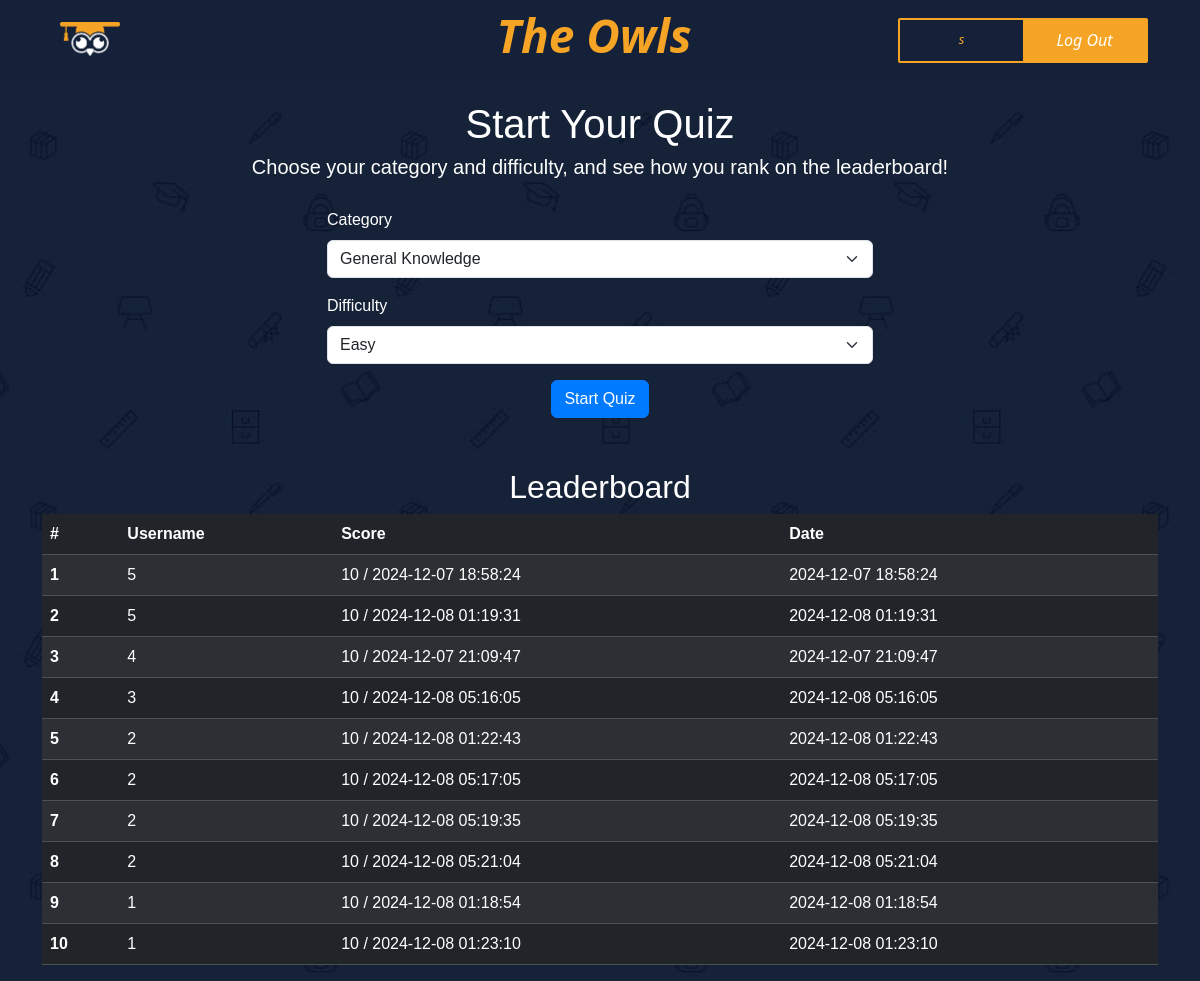
The page /dashboard (signed in) on the database its author committed.
### app.py (models this page shows)
class User(db.Model, UserMixin):
    id = db.Column(db.Integer, primary_key=True)
    username = db.Column(db.String(50), unique=True, nullable=False)
    password = db.Column(db.String(255), nullable=False)
    scores = db.relationship('Score', backref='user', lazy=True)

class Score(db.Model):
    id = db.Column(db.Integer, primary_key=True)
    user_id = db.Column(db.Integer, db.ForeignKey('user.id'), nullable=False)
    score = db.Column(db.Integer, nullable=False)
    total_questions = db.Column(db.Integer, nullable=False)
    date = db.Column(db.DateTime, default=db.func.current_timestamp())

### app.py (the view, shortened to what this page needs)
@app.route('/dashboard', methods=['GET', 'POST'])
@login_required
def dashboard():
    correct_count = session.pop('correct_count', None)
    total_questions = session.pop('total_questions', None)
    session.pop('quiz_questions', None)
    session.pop('current_question_index', None)
    categories = [
        {"id": 9, "name": "General Knowledge"},
        {"id": 10, "name": "Entertainment: Books"},
        {"id": 11, "name": "Entertainment: Film"},
        {"id": 12, "name": "Entertainment: Music"},
        {"id": 17, "name": "Science & Nature"},
        {"id": 18, "name": "Science: Computers"},
        {"id": 21, "name": "Sports"},
        {"id": 23, "name": "History"},
    ]
    difficulties = ["easy", "medium", "hard"]
    try:
        leaderboard = (
            db.session.query(User.username, Score.score, Score.total_questions, Score.date)
                .join(User, User.id == Score.user_id)
                .order_by(Score.score.desc(), Score.date.asc())
                .limit(10)
                .all()
    )
    except Exception as e:
        flash(f"An error occurred while fetching the leaderboard: {e}", "error")
        leaderboard = []
    try:
        user_scores = (
            Score.query.filter_by(user_id=current_user.id)
            .order_by(Score.date.desc())
            .all()
        )
    except Exception as e:
        flash(f"An error occurred while fetching your scores: {e}", "error")
        user_scores = []
    return render_template(
        'dashboard.html',
        categories=categories,
        difficulties=difficulties,
        leaderboard=leaderboard,
        user_scores=user_scores,
        enumerate=enumerate  # Pass enumerate if needed for template logic
    )

### app.py (called while the page is built)
@login_manager.user_loader
def load_user(user_id):
    return User.query.get(int(user_id))

@app.before_request
def before_request():
    if 'user_id' in session:
        user = User.query.get(session['user_id'])
        if user:
            login_user(user)

### templates/dashboard.html (shortened to what this page needs)
<!DOCTYPE html>
<html lang="en">
<head>
    <link href="https://cdn.jsdelivr.net/npm/bootstrap@5.3.2/dist/css/bootstrap.min.css" rel="stylesheet">
    <link rel="stylesheet" href="/static/css/fontawesome.css">
    <link rel="stylesheet" href="/static/css/templatemo-grad-school.css" />
    <link rel="stylesheet" href="/static/css/owl.css" />
    <link rel="stylesheet" href="/static/css/lightbox.css" />
</head>
<body>
    <header class="main-header clearfix" role="header" style="display: flex;flex-direction: row;">
        <div class="Name" style="width: 100%;display: flex;align-items: center;">
            <div class="logo" style="width: 33vw;">
                <a href="{{url_for('start')}}"><img src="/static/images/owl logo.png" alt="" style="width: 60px;"></a>
            </div>
            <h1
                style="width: 33vw; font-style: normal; color: #f5a425;font-style: italic; font-size: 46px; font-weight: 800;font-family: system-ui, -apple-system, BlinkMacSystemFont, 'Segoe UI', Roboto, Oxygen, Ubuntu, Cantarell, 'Open Sans', 'Helvetica Neue', sans-serif;display: flex;align-items: center;justify-content: center;">
                The Owls</h1>
            <div style="display: flex;width: 33vw;flex-direction: row;justify-content: end;align-items: end;">
                <div
                    style="border: #f5a425 solid 2px;display: flex;flex-direction: row;justify-content: center;align-items: center;height: 45px;width: 250px;margin-right: 40px;border-radius: 2px;">
                    <div style="width: 50%;height: 100%;display: flex;justify-content: center;align-items: center;">
                        <p
                            style="font-style: italic; color: #f5a425;margin-top: 13px;font-family: system-ui, -apple-system, BlinkMacSystemFont, 'Segoe UI', Roboto, Oxygen, Ubuntu, Cantarell, 'Open Sans', 'Helvetica Neue', sans-serif">
                            {{ current_user.username }}</p>
                    </div>
                    <div
                        style="width: 50%;background-color: #f5a425;height: 100%;display: flex;justify-content: center;align-items: center;">
                        <a href="{{url_for('logout')}}"
                            style="font-style: italic; color: white;font-family: system-ui, -apple-system, BlinkMacSystemFont, 'Segoe UI', Roboto, Oxygen, Ubuntu, Cantarell, 'Open Sans', 'Helvetica Neue', sans-serif">Log
                            Out</a>
                    </div>
                </div>
            </div>
        </div>
    </header>
    <div class="container" style="margin-top: 100px;">
        <div class="text-center mt-4">
            <h1>Start Your Quiz</h1>
            <p class="lead">Choose your category and difficulty, and see how you rank on the leaderboard!</p>
        </div>
        <div class="row justify-content-center form-container">
            <div class="col-md-6">
                <form method="POST" action="{{ url_for('quiz') }}">
                    <div class="mb-3">
                        <label for="category" class="form-label">Category</label>
                        <select class="form-select" id="category" name="category" required>
                            <option value="9">General Knowledge</option>
                        </select>
                    </div>
                    <div class="mb-3">
                        <label for="difficulty" class="form-label">Difficulty</label>
                        <select class="form-select" id="difficulty" name="difficulty" required>
                            <option value="easy">Easy</option>
                        </select>
                    </div>
                    <div class="text-center">
                        <button type="submit" class="btn btn-primary">Start Quiz</button>
                    </div>
                </form>
            </div>
        </div>
        <div class="table-container">
            <h2 class="text-center">Leaderboard</h2>
            <table class="table table-dark table-striped table-hover">
                <thead>
                    <tr>
                        <th scope="col">#</th>
                        <th scope="col">Username</th>
                        <th scope="col">Score</th>
                        <th scope="col">Date</th>
                    </tr>
                </thead>
                <tbody>
                    {% for i, entry in enumerate(leaderboard) %}
                    <tr {% if entry[0]==latest_user_score_id %} class="table-success" {% endif %}>
                        <th scope="row">{{ i + 1 }}</th>
                        <td>{{ entry[1] }}</td>
                        <td>{{ entry[2] }} / {{ entry[3] }}</td>
                        <td>{{ entry[3].strftime('%Y-%m-%d %H:%M:%S') }}</td>
                    </tr>
                    {% endfor %}
                </tbody>
            </table>
        </div>
    </div>
</body>
</html>

### static/css/templatemo-grad-school.css (style rules this page uses)
body { font-family: 'Montserrat', sans-serif; }
a { color: #3CF; text-decoration: none; }
p { font-size: 13px; line-height: 22px; }
.main-header { background-color: rgba(22,34,57,0.95); height: 80px; position: fixed; z-index: 12; width: 100%; top: 0; }
.main-header .logo { float: left; line-height: 80px; padding-left: 60px; }
.main-header .logo a { font-size: 36px; text-transform: uppercase; font-weight: 800; color: #fff; }

### rows shown on the page
User: username "s"
Score: score "5", total_questions "10"
Score: score "4", total_questions "10"
Score: score "3", total_questions "10"
Score: i+1 "5", score "2", total_questions "10", date "2024-12-08 01:22:43"
Score: score "2", total_questions "10"
Score: score "2", total_questions "10"
Score: score "2", total_questions "10"
Score: i "9", score "1", total_questions "10", date "2024-12-08 01:18:54"
Score: i+1 "10", score "1", total_questions "10", date "2024-12-08 01:23:10"

### other values the page prints
{{ i + 1 }} "1" "2" "3" "4" "6" "7" "8"
{{ entry[3] }} "2024-12-07 18:58:24" "2024-12-08 01:19:31" "2024-12-07 21:09:47" "2024-12-08 05:16:05" "2024-12-08 05:17:05" "2024-12-08 05:19:35" "2024-12-08 05:21:04"
{{ entry[3].strftime('%Y-%m-%d %H:%M:%S') }} "2024-12-07 18:58:24" "2024-12-08 01:19:31" "2024-12-07 21:09:47" "2024-12-08 05:16:05" "2024-12-08 05:17:05" "2024-12-08 05:19:35" "2024-12-08 05:21:04"
{{ entry[1] }} "5"
{{ entry[2] }} "10"
